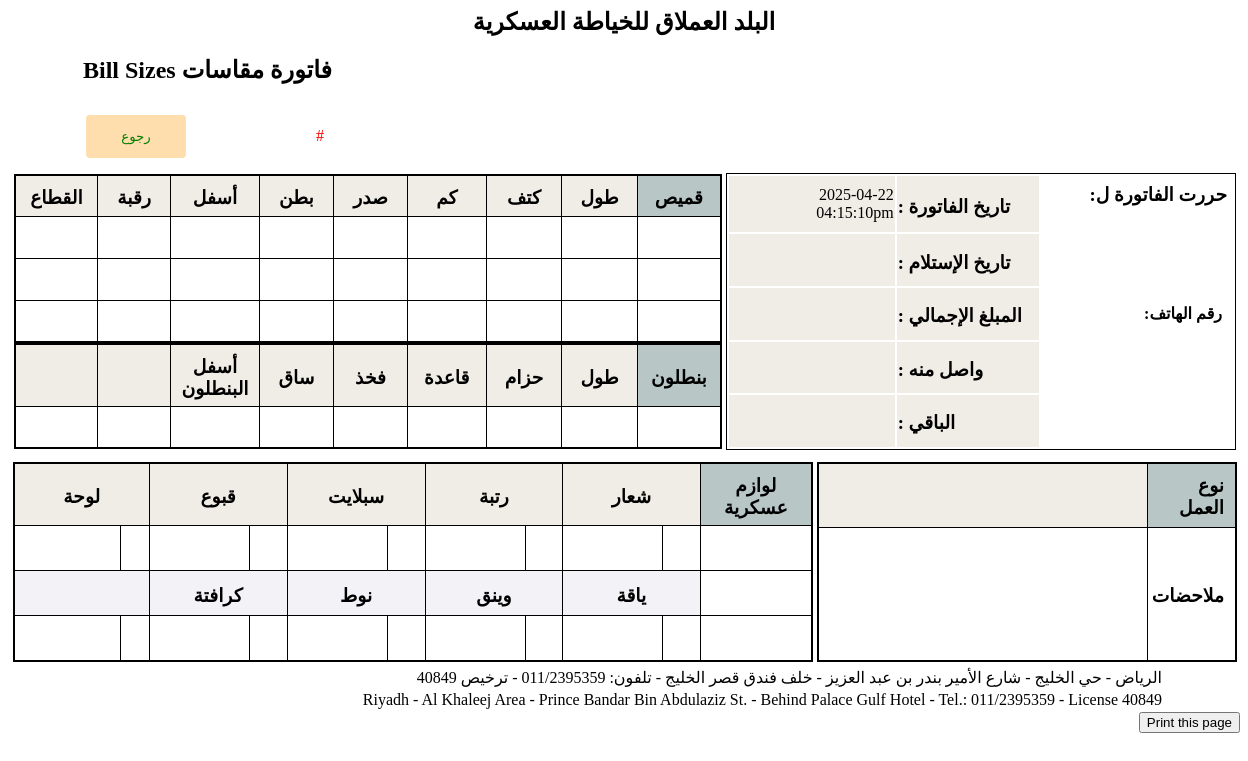
/makasat.php, run on the app's committed database.
### tables this page shows
CREATE TABLE `altermahal` (
  `alterMahal_id` int(11) NOT NULL,
  `mahalName` text NOT NULL
);

CREATE TABLE `alteraddress` (
  `address_id` int(11) NOT NULL,
  `address` text NOT NULL,
  `addressEn` text NOT NULL
);

### makasat.php (the view, shortened to what this page needs)
<?php
$host = 'localhost';
$username = 'root';
$password = '';
$db_name = 'gicontra_sewingFactory';
$connection = MySqli_connect($host, $username, $password) or die("cannot connect");
MySqli_select_db($connection, $db_name) or die("cannot select DB");
mysqli_query($connection, "SET NAMES 'utf8'");
mysqli_query($connection, 'SET CHARACTER SET utf8');
?>
<html>
<head>
</head>
<body dir="rtl">
<?php
$sql = "SELECT * FROM altermahal ORDER BY alterMahal_id DESC LIMIT 0, 1";
$result = $connection->query($sql);
if ($result->num_rows >=0) {
    while($row = $result->fetch_assoc()) {
$mahalName=$row['mahalName'];
echo '<h2 style="text-align:center;">'.$mahalName.'</h2>';
}
}
else{
echo "0 results";
}
?>
<h2 style="text-align:left; margin-left:75px">فاتورة مقاسات  Bill Sizes</h2>
<?php
       echo '<div id="divToPrint" class="kames" align="left">';
echo '<table style="align:left; margin-left:75px; dir:rtl">';
echo	'<tr>';
echo		'<td width="20px"></td><td width="130px"><font color="red">';
echo '#'.$badlah_id;
echo		'</font></td>';
echo		'<td>';
echo		'</td>';
echo '<td><input type="button" value="رجوع" class="homebutton"
				id="btnHome" onclick="history.back()" /></td>';
echo	'</tr>';
echo '</table>';
echo '</div>';
?>
<table style="border: 1px solid white; margin-right:0px; margin-bottom:0px; margin-left:0px;height:252px;">
<tr>
<td>
<table style="border: 1px solid black; margin-right:0px; margin-bottom:0px; margin-left:0px; height:277px;width:510px;">
<tr>
<td style="width:180px"><h3 style="margin-right:5px">
حررت الفاتورة ل:</h3>
</td>
<td style="width:130px;text-align:left;  background-color: rgb(239, 237, 230);">
<h3 style="margin-top:10px; margin-bottom:5px">
تاريخ الفاتورة :
</h3>
</td>
<td style="width:155px;  background-color: rgb(239, 237, 230)">
<?php
 echo date("Y-m-d"); ?><br>
<?php
echo  date("h:i:sa");
 ?>
</td>
</tr>
<tr>
<td>
</td>
<td style="text-align:left; background-color: rgb(239, 237, 230)">
<h3 style="margin-top:10px; margin-bottom:5px">
تاريخ الإستلام :
</h3>
</td>
<td style="background-color: rgb(239, 237, 230)">
</td>
</tr>
<tr>
<td>
 <strong style="font-size: 16px;margin-right:10px">
رقم الهاتف:
</strong>
</td>
<td style="width:133px; text-align:left;  background-color: rgb(239, 237, 230)">
<h3 style="margin-top:10px; margin-bottom:5px">
المبلغ الإجمالي :
</h3>
</td>
<td style="background-color: rgb(239, 237, 230)">
</td>
</tr>
<tr>
<td>
</td>
<td style="text-align:left;  background-color: rgb(239, 237, 230)">
<h3 style="margin-top:10px; margin-bottom:5px">
واصل منه      :
</h3>
</td>
<td style="background-color: rgb(239, 237, 230)">
</td>
</tr>
<tr>
<td>
</td>
<td style="text-align:left;  background-color: rgb(239, 237, 230)">
<h3 style="margin-top:10px; margin-bottom:5px">
الباقي          :
</h3>
</td>
<td style="background-color: rgb(239, 237, 230)">
</td>
</tr>
</table>
</td>
<td>
<table id="table2" style="border: 2px solid black;border-collapse: collapse; margin-right:0px; margin-bottom:0px; height:252px;width:708px">
<tr style="background-color:rgb(239, 237, 230);height:42px">
<td style="text-align:center; width:75px; border: 1px solid black;background-color:rgb(185, 198, 198)"><h3 style="margin-top:10px; margin-bottom:5px">
قميص</h3>
</td>
<td style="width:75px; text-align:center; border: 1px solid black">
<h3 style="margin-top:10px; margin-bottom:5px">
طول
</h3>
</td>
<td style="width:75px; text-align:center; border: 1px solid black">
<h3 style="margin-top:10px; margin-bottom:5px">
 كتف
</h3>
</td>
<td style="text-align:center">
<h3 style="margin-top:10px; margin-bottom:5px">
كم</h3>
</td>
<td style="text-align:center">
<h3 style="margin-top:10px; margin-bottom:5px">
صدر
</h3>
</td>
<td style="text-align:center">
<h3 style="margin-top:10px; margin-bottom:5px">
بطن
</h3>
</td>
<td style="text-align:center">
<h3 style="margin-top:10px; margin-bottom:5px">
أسفل
</h3>
</td>
<td style="text-align:center">
<h3 style="margin-top:10px; margin-bottom:5px">
رقبة
</h3>
</td>
<td style="text-align:center">
<h3 style="margin-top:10px; margin-bottom:5px">
القطاع
</h3>
</td>
</tr>
<tr style="height:42px">
<td>
</td>
<td style="width:100px; border: 1px solid black">
</td>
<td>
</td>
<td>
</td>
<td>
</td>
<td>
</td>
<td>
</td>
<td>
</td>
<td>
</td>
</tr>
<tr style="height:42px">
<td>
</td>
<td>
</td>
<td>
</td>
<td>
</td>
<td>
</td>
<td>
</td>
<td>
</td>
<td>
</td>
<td>
</td>
</tr>
<tr style="border-bottom:3pt solid black;height:42px">
<td>
</td>
<td>
</td>
<td>
</td>
<td>
</td>
<td>
</td>
<td>
</td>
<td>
</td>
<td>
</td>
<td>
</td>
</tr>
<tr style="background-color:rgb(239, 237, 230);height:42px">
<td style="text-align:center; width:75px; border: 1px solid black;background-color:rgb(185, 198, 198)"><h3 style="margin-top:10px; margin-bottom:5px">
بنطلون</h3>
</td>
<td style="width:75px; text-align:center; border: 1px solid black">
<h3 style="margin-top:10px; margin-bottom:5px">
طول
</h3>
</td>
<td style="width:75px; text-align:center; border: 1px solid black">
<h3 style="margin-top:10px; margin-bottom:5px">
حزام
</h3>
</td>
<td style="text-align:center">
<h3 style="margin-top:10px; margin-bottom:5px">
قاعدة
</h3>
</td>
<td style="text-align:center">
<h3 style="margin-top:10px; margin-bottom:5px">
فخذ
</h3>
</td>
<td style="text-align:center">
<h3 style="margin-top:10px; margin-bottom:5px">
ساق
</h3>
</td>
<td style="text-align:center">
<h3 style="margin-top:10px; margin-bottom:5px">
أسفل البنطلون
</h3>
</td>
<td>
</td>
<td>
</td>
</tr>
<tr style="height:42px">
<td>
</td>
<td style="width:100px; border: 1px solid black">
</td>
<td>
</td>
<td>
</td>
<td>
</td>
<td>
</td>
<td>
</td>
<td>
</td>
<td>
</td>
</tr>
</table>
</td>
</tr>
</table>
<table style="margin-top:5px">
<tr>
<td>
<table id="table3" style="height:178px;border: 2px solid black; border-collapse: collapse; align:right; margin-right:0px; margin-top:0px; width:420px;">
<tr  style="background-color:rgb(239, 237, 230);height:45px">
<td style="width:85px;background-color:rgb(185, 198, 198)">
<h3 style="margin-right:10px; margin-top:10px; margin-bottom:7px">
نوع العمل
</h3>
</td>
<td>
</td>
</tr>
<tr style="height:134px">
<td>
<h3 style="margin-right:10px; margin-top:10px; margin-bottom:7px">
 ملاحضات
</h3>
</td>
<td>
</td>
</tr>
</table>
</td>
<td>
<table id="table2" style="height:180px;border: 2px solid black;border-collapse: collapse; margin-right:0px; margin-top:0px; width:800px">
<tr style="background-color:rgb(239, 237, 230);height:45px">
<td style="text-align:center; width:110px; border: 1px solid black;background-color:rgb(185, 198, 198)"><h3 style="margin-top:10px; margin-bottom:5px">
لوازم عسكرية</h3>
</td>
<td style="width:75px; text-align:center; border: 1px solid black;" colspan="2">
<h3 style="margin-top:10px; margin-bottom:5px">
شعار
</h3>
</td>
<td style="width:75px; text-align:center; border: 1px solid black;" colspan="2">
<h3 style="margin-top:10px; margin-bottom:5px">
رتبة
</h3>
</td>
<td style="text-align:center;" colspan="2">
<h3 style="margin-top:10px; margin-bottom:5px">
سبلايت
</h3>
</td>
<td style="text-align:center;" colspan="2">
<h3 style="margin-top:10px; margin-bottom:5px">
قبوع
</h3>
</td>
<td style="width:135;text-align:center;" colspan="2">
<h3 style="margin-top:10px; margin-bottom:5px">
لوحة
</h3>
</td>
</tr>
<tr style="height:45px">
<td>
</td>
<td style="width:35px; border: 1px solid black">
</td>
<td style="width:100px; border: 1px solid black">
<td style="width:35px; border: 1px solid black">
</td>
<td>
</td>
<td style="width:35px; border: 1px solid black">
</td>
<td>
</td>
<td style="width:35px; border: 1px solid black">
</td>
<td>
</td>
<td style="width:25px; border: 1px solid black">
</td>
<td style="width:100px; border: 1px solid black">
</td>
</tr>
<tr style="background-color:rgb(243, 243, 247);height:45px">
<td style="background-color:rgb(255,255,255)">
</td>
<td style="text-align:center;" colspan="2">
<h3 style="margin-top:10px; margin-bottom:5px">
ياقة
</h3>
</td>
<td style="text-align:center;" colspan="2">
<h3 style="margin-top:10px; margin-bottom:5px">
وينق
</h3>
</td>
<td style="text-align:center;" colspan="2">
<h3 style="margin-top:10px; margin-bottom:5px">
نوط
</h3>
</td>
<td style="text-align:center;" colspan="2">
<h3 style="margin-top:10px; margin-bottom:5px">
كرافتة
</h3>
</td>
<td colspan="2">
</td>
</tr>
<tr style="height:45px">
<td>
</td>
<td style="width:35px; border: 1px solid black">
</td>
<td>
</td>
<td style="width:35px; border: 1px solid black">
</td>
<td>
</td>
<td style="width:35px; border: 1px solid black">
</td>
<td>
</td>
<td style="width:35px; border: 1px solid black">
</td>
<td>
</td>
<td style="width:25px; border: 1px solid black">
</td>
<td style="width:100px; border: 1px solid black">
</td>
</tr>
</table>
</td>
</tr>
</table>
<table style="margin-right:75px;">
<tr>
<td>
<?php
$sql = "SELECT * FROM alteraddress ORDER BY address_id DESC LIMIT 0, 1";
$result = $connection->query($sql);
if ($result->num_rows >=0) {
    while($row = $result->fetch_assoc()) {
$address=$row['address'];
echo $address;
}
}
else{
echo "0 results";
}
?>
</td>
</tr>
<tr>
<td>
<?php
$sql = "SELECT * FROM alteraddress ORDER BY address_id DESC LIMIT 0, 1";
$result = $connection->query($sql);
if ($result->num_rows >=0) {
    while($row = $result->fetch_assoc()) {
$addressEn=$row['addressEn'];
echo $addressEn;
}
}
else{
echo "0 results";
}
?>
</td>
</tr>
</table>
<button onclick="myFunction()">Print this page</button>
</body>
</html>

### makasat.php (style rules this page uses)
table#table2 td { border: 1px solid black; width:100px }
table#table3 td { border: 1px solid black; }
input[type=button] { width: 100px; background-color: #FFDEAD; color: green; padding: 14px 20px; margin: 8px 0; border: none; border-radius: 4px; cursor: pointer; }

### data on the page
altermahal: mahalName "البلد العملاق للخياطة العسكرية"
alteraddress: address "الرياض - حي الخليج - شارع الأمير بندر بن عبد العزيز - خلف فندق قصر الخليج - تلفون: 011/2395359 - ترخيص 40849", addressEn "Riyadh - Al Khaleej Area - Prince Bandar Bin Abdulaziz St. - Behind Palace Gulf Hotel - Tel.: 011/2395359 - License 40849"
